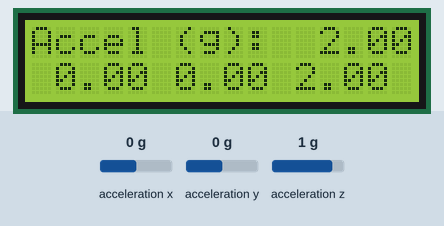
A program run on a simulated ESP32. Parts: 16×2 character LCD. Wiring (inferred from the names in the program): MPU-6050 motion sensor at I2C address 0x68. The test bench sets the inputs (shaded band); at power-on: acceleration x 0 g, acceleration y 0 g, acceleration z 1 g. What the program prints to the serial monitor is not drawn.

Above: at 1.2 s.
1.3 s: acceleration x set to -1.4 g
At 1.6 s:
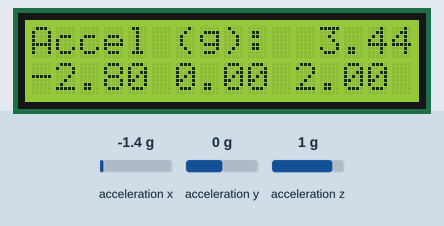
2.8 s: acceleration y set to -1.4 g
At 3.4 s:
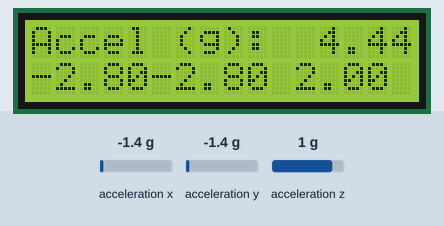
4.4 s: acceleration z set to -1.4 g
At 5.2 s:
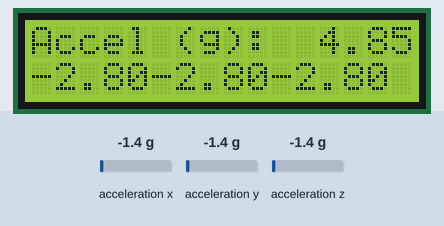
5.9 s: acceleration x set to 0 g
At 6.5 s:
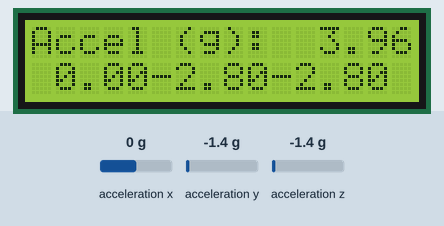
7.4 s: acceleration y set to 0 g
At 7.8 s:
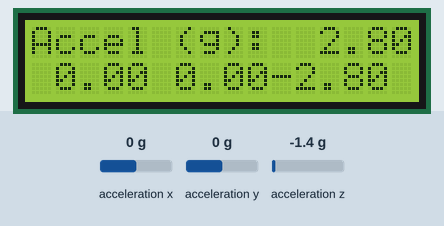
8.9 s: acceleration x set to -0.8 g
At 9.6 s:
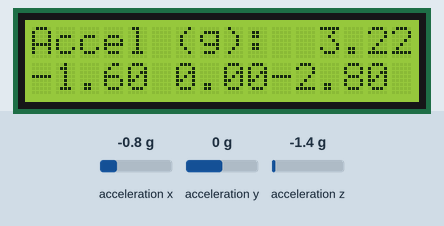
Timing chart, 0 to 11.5 s (numbered marks = the images above; inputs shaded):
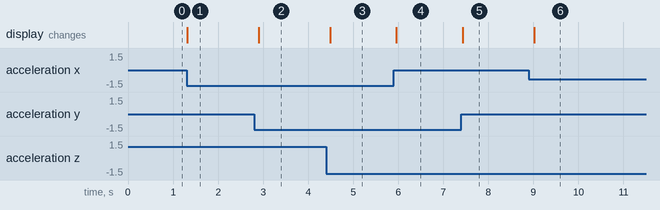

Measured:
- after the input at 1.3 s, the display: changes at once (image 1)
- after the input at 2.8 s, the display: changes after 0.10 s (image 2)
- after the input at 4.4 s, the display: changes after 0.09 s (image 3)
- after the input at 5.9 s, the display: changes after 0.06 s (image 4)
- after the input at 7.4 s, the display: changes at once (image 5)
- after the input at 8.9 s, the display: changes after 0.11 s (image 6)

The program:

main.cpp
```cpp
/*
Junior Design I project

datasheet MPU6050 : https://invensense.tdk.com/wp-content/uploads/2015/02/MPU-6000-Register-Map1.pdf
LiquidCrystal LCD help from : https://www.circuitschools.com/interfacing-16x2-lcd-module-with-esp32-with-and-without-i2c/
*/

// imports
#include <Arduino.h>
#include <Wire.h>
#include <LiquidCrystal.h>

// constants
#define MPU6050_PWR_MGMT_1 0x6B // (MPU6050, p. 40)
#define MPU6050 0x68 // MPU-6050 reset register, bit 0-2 resets sensors (MPU6050, p. 8)
#define MPU6050_ACCEL_XOUT_H 0x3B // High byte of accelerometer X value (MPU6050, p. 29)
#define LSB_SENSITIVITY 8192.0 // For +-4g (MPU6050, p. 29)

// lcd with pins
LiquidCrystal lcd(19, 23, 18, 17, 16, 15);

void setup() {

	// setup serial
	Serial.begin(9600);

	// setup power management
	Wire.begin();
	Wire.beginTransmission(MPU6050);
	Wire.write(MPU6050_PWR_MGMT_1);
	Wire.write(0);
	Wire.endTransmission(true);

	// initialize the lcd
	lcd.begin(16, 2); // 16x2 screen
}

void loop() {

	// acceleration variables
	int16_t accel_xout, accel_yout, accel_zout;

	// Request accelerometer data
	Wire.beginTransmission(MPU6050);
	Wire.write(MPU6050_ACCEL_XOUT_H); // read starting from acceleration X high byte
	Wire.endTransmission(false);
	Wire.requestFrom(MPU6050, 6); // request 6 bytes for all X,Y,Z

	// read acceleration data, combining 2 bytes to each variable
	accel_xout = (Wire.read() << 8) | Wire.read();
	accel_yout = (Wire.read() << 8) | Wire.read();
	accel_zout = (Wire.read() << 8) | Wire.read();

	// assign acceleration values
	float accel_x = accel_xout / LSB_SENSITIVITY;
	float accel_y = accel_yout / LSB_SENSITIVITY;
	float accel_z = accel_zout / LSB_SENSITIVITY;
	float accel_m = sqrt(accel_x*accel_x + accel_y*accel_y + accel_z*accel_z); // magnitude

	// print acceleration data
	char disp_x[6], disp_y[6], disp_z[6], disp_m[6];
	sprintf(disp_x, "%5.2f", accel_x);
	sprintf(disp_y, "%5.2f", accel_y);
	sprintf(disp_z, "%5.2f", accel_z);
	sprintf(disp_m, "%5.2f", accel_m);

	// display acceleration to LCD screen
	lcd.setCursor(0, 0);
	lcd.print("Accel (g): " + String(disp_m)); // magnitude
	lcd.setCursor(0, 1);
	lcd.print(String(disp_x) + String(disp_y) + String(disp_z)); // directions

	// display acceleration to computer (if connected)
	Serial.println(
		"Magnitude: " + String(disp_m) + " | "
		"Accel X: " + String(disp_x) + " | "
		"Accel Y: " + String(disp_y) + " | "
		"Accel Z: " + String(disp_z) + " | "
	);

	// collect every 100ms (10 times a second)
	delay(100);
}
```
